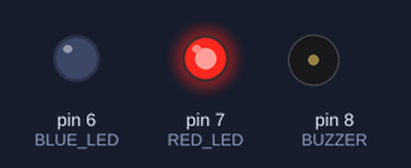
A sketch run on a simulated Arduino Uno, built with avr-gcc and run on an emulated ATmega328P. On the bench: output pins drawn as LEDs (lit = HIGH), buzzer (waves = sounding).

Above: at 0.35 s.
At 2.45 s:
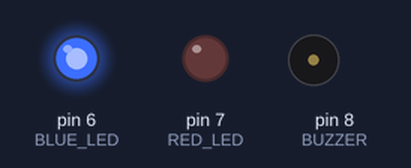
Timing chart, 0 to 3.2 s (numbered marks = the images above):
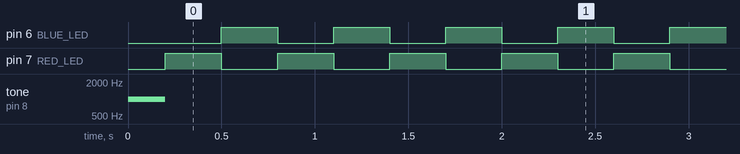

The sketch:

Urok8_1_Migalka.ino
```cpp
/*
  Урок 8. Задание 1 — «Мигалка»

  Собираем схему: пищалка + красный и синий светодиоды.
  Светодиоды мигают по очереди, как маячки полицейской машины.
  При включении пищалка коротко пикает — так проверяем,
  что она подключена правильно.

  Подключение (резистор — со стороны плюса):
    пин 7 → резистор 220 Ом → красный светодиод (длинная ножка +)
    пин 6 → резистор 220 Ом → синий светодиод (длинная ножка +)
    короткие ножки (−) светодиодов → GND
    пищалка «+» → пин 8, пищалка «−» → GND
*/

// Даём пинам понятные имена: так код легче читать и менять
const int RED_LED  = 7;    // красный светодиод
const int BLUE_LED = 6;    // синий светодиод
const int BUZZER   = 8;    // пищалка

const int BLINK_TIME = 300;   // сколько мс горит каждый цвет

void setup() {
  // Все три устройства — выходы: Arduino ими управляет
  pinMode(RED_LED, OUTPUT);
  pinMode(BLUE_LED, OUTPUT);
  pinMode(BUZZER, OUTPUT);

  // Проверка пищалки: короткий писк при включении
  tone(BUZZER, 1000);   // звук частотой 1000 Гц
  delay(200);           // звучит 0,2 секунды
  noTone(BUZZER);       // выключаем звук
}

void loop() {
  // Фаза 1: красный горит, синий погашен
  digitalWrite(RED_LED, HIGH);
  digitalWrite(BLUE_LED, LOW);
  delay(BLINK_TIME);

  // Фаза 2: синий горит, красный погашен
  digitalWrite(RED_LED, LOW);
  digitalWrite(BLUE_LED, HIGH);
  delay(BLINK_TIME);
}
```

Measured:
- by itself, pin 6 (BLUE_LED), pin 7 (RED_LED): alternates HIGH for 0.30 s and LOW for 0.30 s
